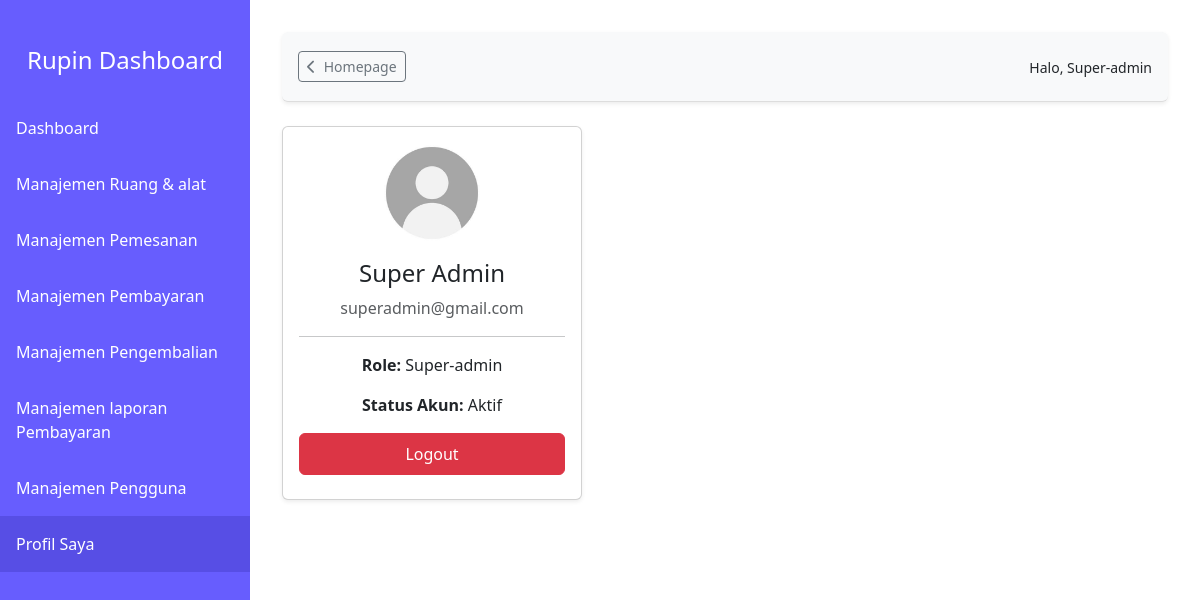
The page /super_admin/profil.php (signed in) on the database its author committed.
### tables this page shows
CREATE TABLE `users` (
  `user_id` int(11) NOT NULL,
  `nama` varchar(100) DEFAULT NULL,
  `email` varchar(100) DEFAULT NULL,
  `password` varchar(255) DEFAULT NULL,
  `role` varchar(50) DEFAULT NULL,
  `status` enum('aktif','nonaktif') DEFAULT NULL,
  `alamat` text DEFAULT NULL
);

### super_admin/profil.php (the view, shortened to what this page needs)
<?php
include('../config.php');
$user_id = $_SESSION['user_id'];
$sql = "SELECT * FROM users WHERE user_id = ?";
$stmt = $con->prepare($sql);
$stmt->bind_param("i", $user_id);
$stmt->execute();
$user = $stmt->get_result()->fetch_assoc();
?>
<!DOCTYPE html>
<html lang="id">
<head>
    <link href="https://cdn.jsdelivr.net/npm/bootstrap@5.3.3/dist/css/bootstrap.min.css"  rel="stylesheet">
    <link rel="stylesheet" href="https://cdnjs.cloudflare.com/ajax/libs/font-awesome/6.5.0/css/all.min.css">
    <link href="../styles/dashboard.css"  rel="stylesheet">
</head>
<body>
<div class="sidebar">
    <h4 class="header-sidebar text-center py-3">Rupin Dashboard</h4>
        <a href="index.php">Dashboard</a>
        <a href="./manajemen-ruang-alat/index.php" >Manajemen Ruang & alat</a>
        <a href="./manajemen-pemesanan/index.php" >Manajemen Pemesanan</a>
        <a href="./manajemen-pembayaran/index.php" >Manajemen Pembayaran</a>
        <a href="./manajemen-pengembalian/index.php" >Manajemen Pengembalian</a>
        <a href="./manajemen-laporan-pembayaran/index.php" >Manajemen laporan Pembayaran</a>
        <a href="./manajemen-pengguna/index.php" >Manajemen Pengguna</a>
        <a href="profil.php" class="active">Profil Saya</a>
</div>
<div class="content">
        <div class="top-nav rounded shadow-sm mb-4">
            <div>
                <a href="../index.php" class="go-home btn btn-outline-secondary btn-sm "><i class="fa-solid fa-chevron-left me-2"></i>Homepage</i></a>
            </div>
            <div class="text-end">
                <small>Halo, <?= ucfirst($_SESSION['role']) ?></small><br>
            </div>
        </div>
    <div class="profile-card">
        <div class="card shadow-sm">
            <div class="card-body text-center">
                <img src="../image/place-user.jpeg"  alt="Foto Profil" class="rounded-circle mb-3" style="width: 100px; height: 100px;">
                <h4><?= htmlspecialchars($user['nama']) ?></h4>
                <p class="text-muted"><?= htmlspecialchars($user['email']) ?></p>
                <hr>
                <p><strong>Role:</strong> <?= ucfirst(htmlspecialchars($user['role'])) ?></p>
                <p><strong>Status Akun:</strong> Aktif</p>
                <a href="../logout.php" class="btn btn-danger w-100 py-2 mb-2">Logout</a>
            </div>
        </div>
    </div>
</div>
</body>
</html>

### styles/dashboard.css (style rules this page uses)
body { display: flex; min-height: 100vh; flex-direction: row; margin: 0; }
.sidebar { width: 250px; background-color: #675dfe; color: white; position: fixed; top: 0; left: 0; height: 100vh; overflow-y: auto; }
.top-nav { display: flex; justify-content: space-between; align-items: center; background-color: #f8f9fa; padding: 0.5rem 1rem; border-bottom: 1px solid #ddd; margin-bottom: 2rem; height: 70px; }
.content { flex: 1; padding: 2rem; margin-left: 250px; }
.sidebar a { color: white; text-decoration: none; display: block; padding: 1rem; }
.sidebar a:hover, .sidebar .active { background-color: #574ee5; }
.header-sidebar { margin: 30px 0px 0px 0px; height: 70px; }

### super_admin/profil.php (style rules this page uses)
.profile-card { max-width: 300px; width: 100%; }

### rows shown on the page
users: nama "Super Admin", email "superadmin@gmail.com", role "Super-admin"

### other values the page prints
$_SESSION['role'] "Super-admin"
